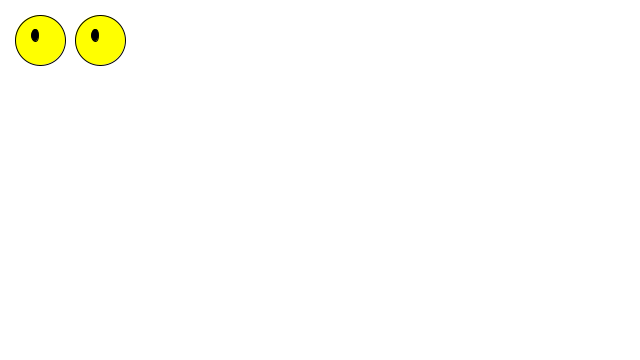
Frame 1 (no input)
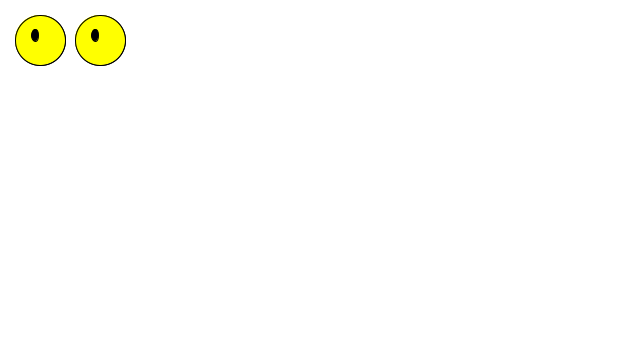
Frame 2 (the mouse pressed at the canvas centre, redrawn once)

The Processing sketch that drew these frames (run headless with seeded random() and noise(); the mouse was pressed at the canvas centre and the sketch redrawn once):

// Processing sketch: Functions2
// ── Functions2.pde
/**
 * Functions. 
 * 
In this version I have started to make an Emoji can you carry it on?

 */

void setup() {
  size(640, 360);
  background(255);
  noLoop();
}

void draw() {
  // remember we can make a for loop just like last week to draw a lot of these.
  drawEmoji(40, 40, 50);
  drawEmoji(100, 40, 50);  
}


void drawEmoji(float xloc, float yloc, int size) {
  // you can make 
color face = color(255, 255, 0); // yellow
color eye = color(0, 0, 0);

fill(face);
    ellipse(xloc, yloc, size, size);
fill(eye);
    ellipse(xloc-5, yloc-5, size/7, size/4);
}
